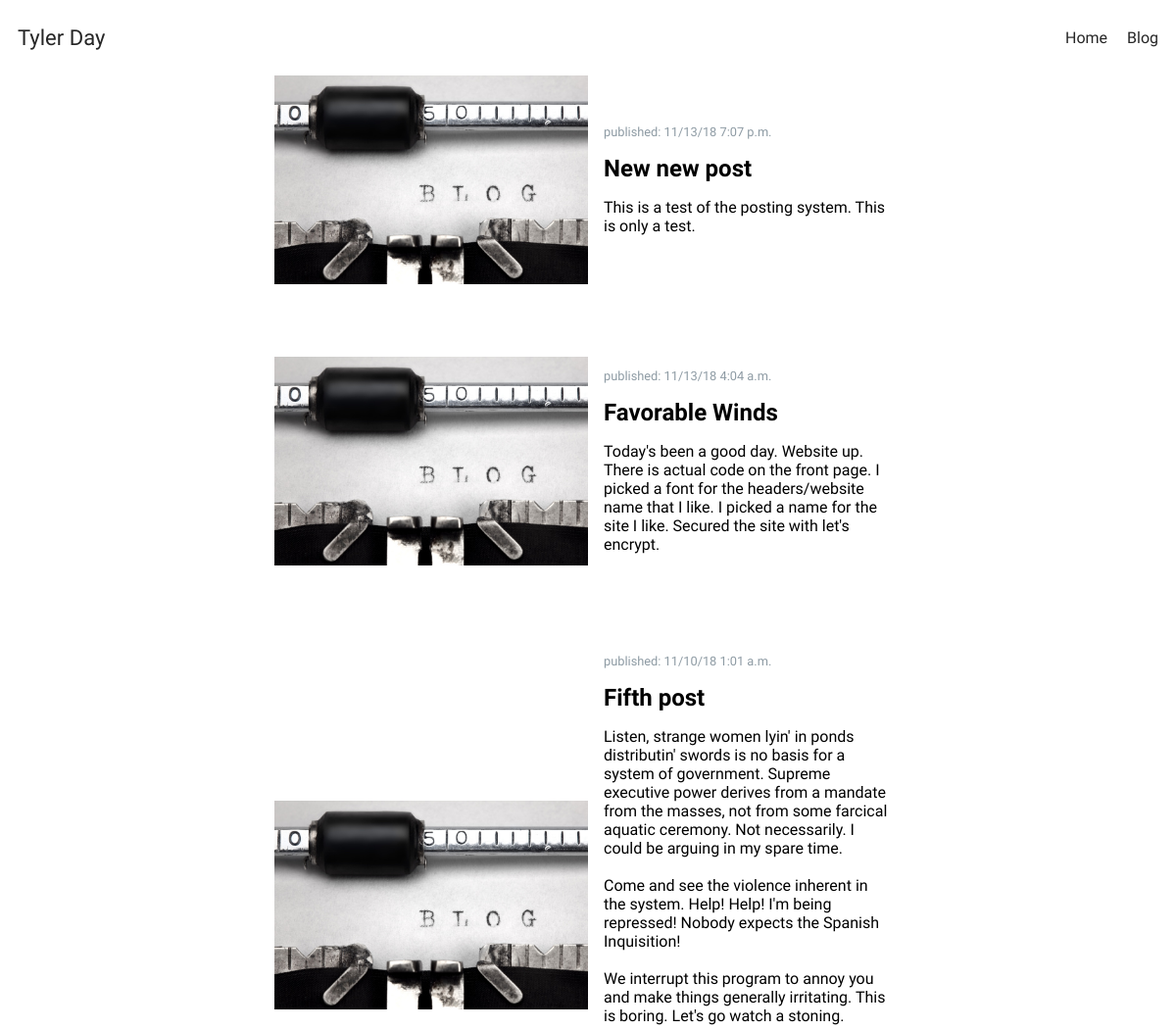
Before: /post (upper part) with the older database file.
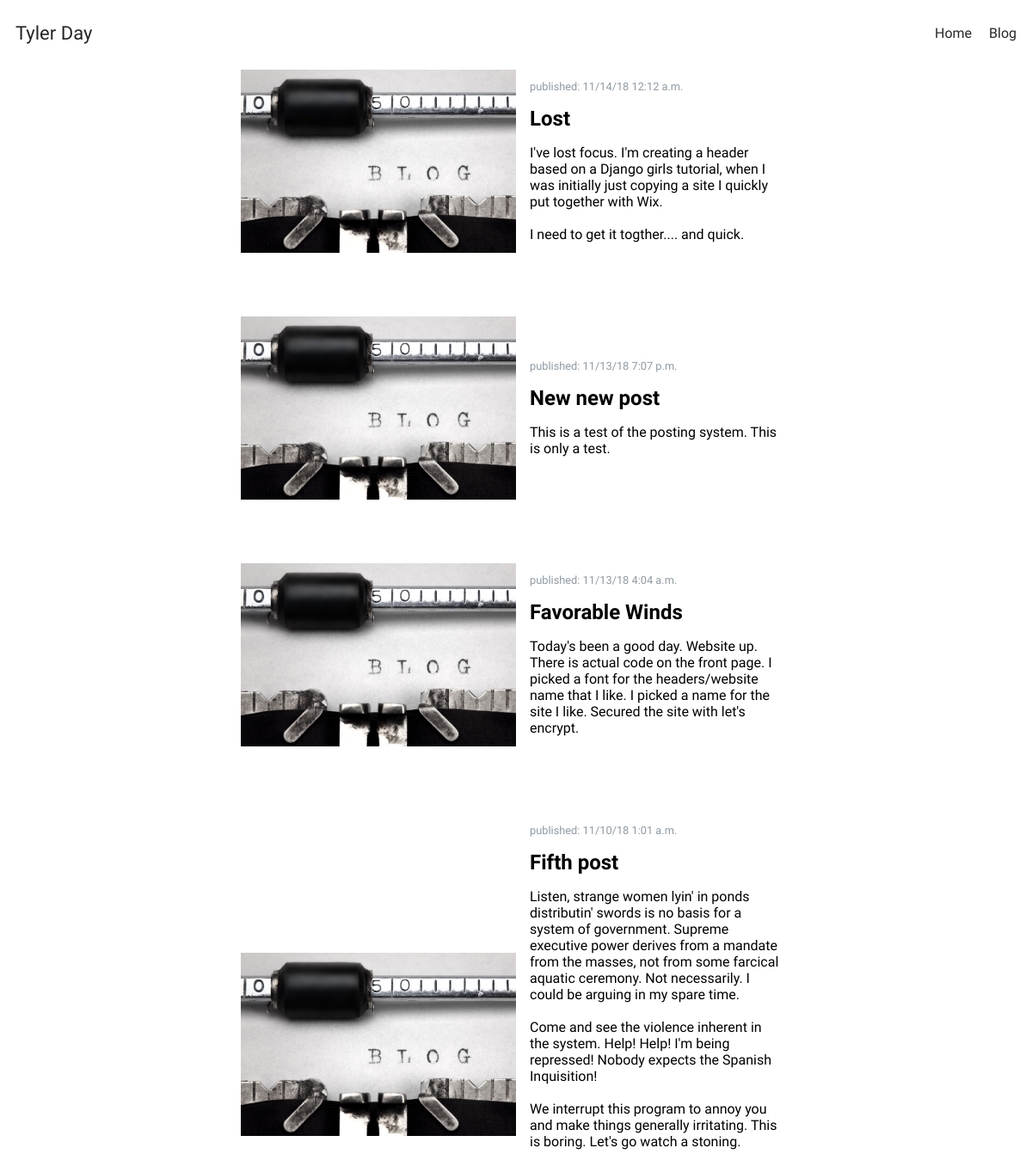
After: the same page with the newer database file.
### blog/models.py (models this page shows, shortened)
class Post(models.Model):
    author = models.ForeignKey(settings.AUTH_USER_MODEL, on_delete=models.CASCADE)
    title = models.CharField(max_length=200)
    text = models.TextField()
    created_date = models.DateTimeField(default=timezone.now)
    published_date = models.DateTimeField(blank=True, null=True)
    photo = models.CharField(max_length=200, blank=True,null=True)

### blog/views.py (the view)
# urls.py: path('post', views.post_list, name='post_list'),
def post_list(request):
    posts = Post.objects.exclude(published_date__isnull=True).order_by('-published_date')
    return render(request, 'blog/post_list.html', {'posts': posts})

### blog/templates/blog/post_list.html (shortened to what this page needs)
{% extends 'blog/base.html' %}
{% block content %}
    {% for post in posts %}
    <div class="post">
            {% if post.photo %}
            <img src="/static/images/{{ post.photo }}" alt="" class="post-image">
            {% else %}
            <img src="/static/images/AdobeStock_64083180_med.jpeg" alt="" class="post-image">
            {% endif %}
            <a href="{% url 'post_detail' pk=post.pk %}">
            <div class="post-contents">
            <div class="date">
                published: {{ post.published_date|date:"n/j/y g:h a" }}
            </div>
            <h2>{{ post.title }}</h2>
            <p>{{ post.text|linebreaksbr }}</p>
            </div>
            </a>
        </div>
    {% endfor %}
{% endblock %}

Changed rows visible on the page:
added Post: published_date "11/14/18 12:12 a.m.", title "Lost", text "I've lost focus. I'm creating a header based on a Django girls tutorial, when I was initially just copying a site I quickly put together with Wix. I need to get it togther.... and quick."
